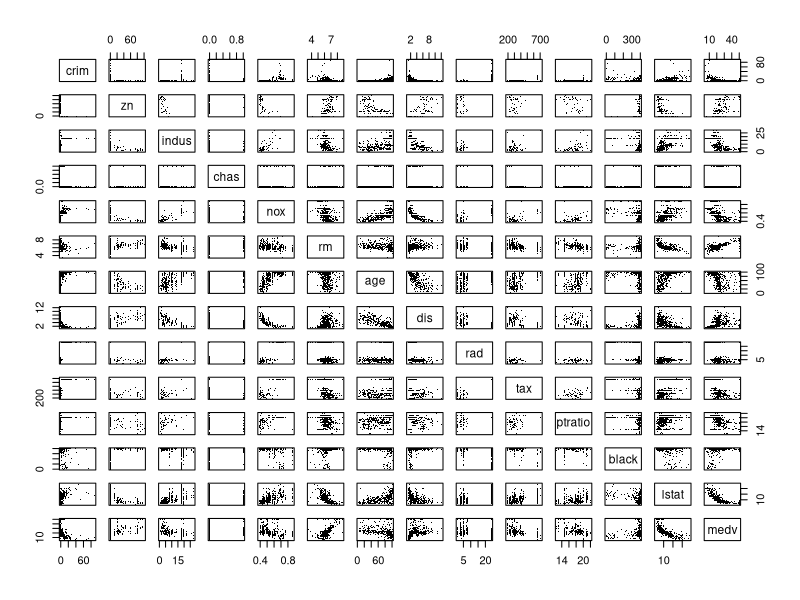
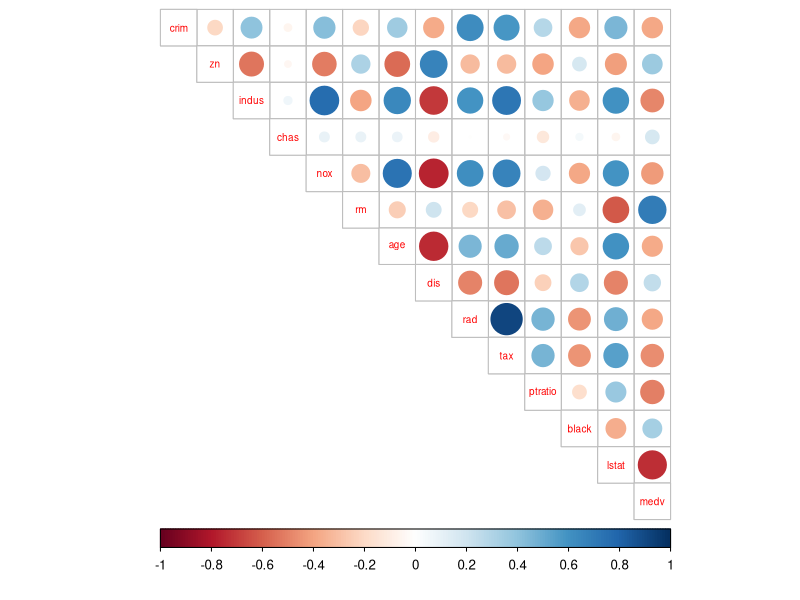
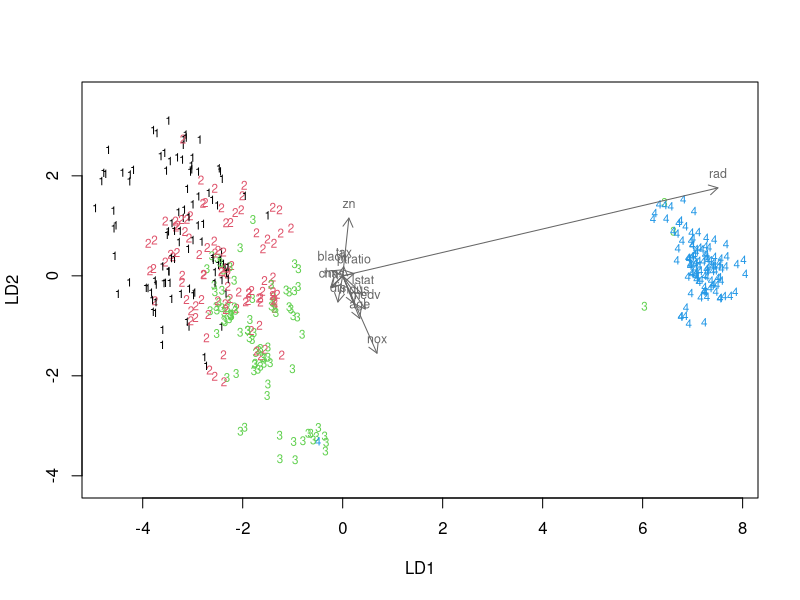
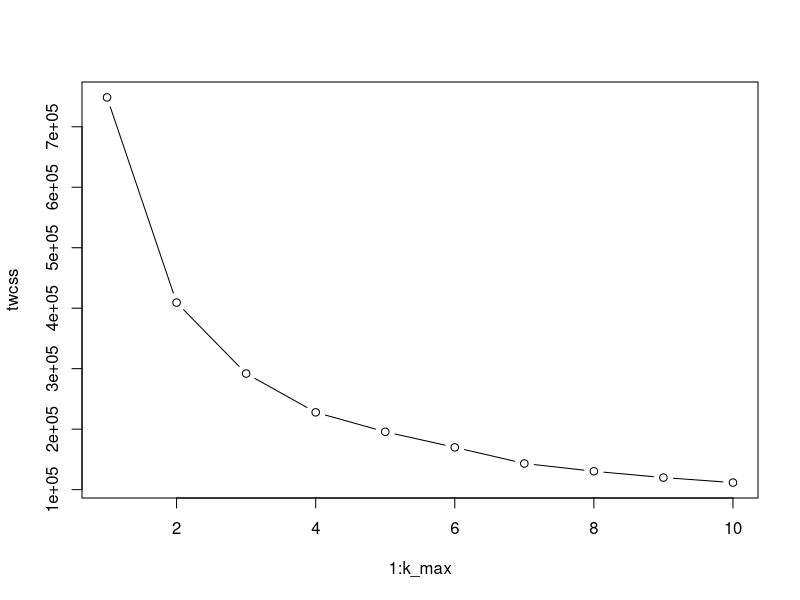
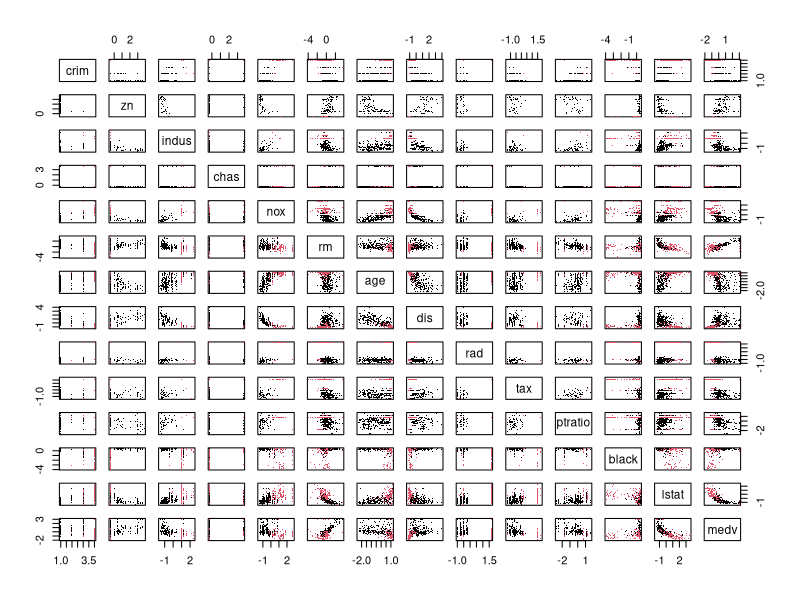

Source code (R) for these figures, in order:
## ---- chunk 1
# Load Boston data
library(dplyr)
library(MASS)
data(Boston)

# Structure and dimensions
str(Boston)
## ---- chunk 2
summary(Boston)
## ---- chunk 3
# Pairplot
pairs(Boston, cex=0.1, pch=16)
## ---- chunk 4
# Correlation matrix and visualization
library(tidyr)
library(corrplot)
cor_matrix<-cor(Boston) 
corrplot(cor_matrix, method="circle", type="upper", cl.pos="b", tl.pos="d", tl.cex=0.6)
## ---- chunk 5
# Scaling
bs <- as.data.frame(scale(Boston))
summary(bs)
## ---- chunk 6
# Transform 'crim' to a categorical variable
bs$crim <- cut(bs$crim, breaks = quantile(bs$crim), include.lowest = TRUE, labels = c("low", "med_low", "med_high", "high"))

# Look at the table of the new factor crim
table(bs$crim)
## ---- chunk 7
ind <- sample(nrow(bs), nrow(bs)*0.8)
train <- bs[ind,]
test <- bs[-ind,]
## ---- chunk 8
# Linear discriminant analysis
set.seed(123)
lda.fit <- lda(formula=as.numeric(crim) ~ ., data = train)

# print the lda.fit object
lda.fit
## ---- chunk 9
# the function for lda biplot arrows
lda.arrows <- function(x, myscale = 1, arrow_heads = 0.1, color = "red", tex = 0.75, choices = c(1,2)){
  heads <- coef(x)
  arrows(x0 = 0, y0 = 0,
         x1 = myscale * heads[,choices[1]],
         y1 = myscale * heads[,choices[2]], col=color, length = arrow_heads)
  text(myscale * heads[,choices], labels = row.names(heads),
       cex = tex, col=color, pos=3)
}

# plot the lda results
classes <- as.numeric(train$crim)
plot(lda.fit, dimen = 2, col = classes)
lda.arrows(lda.fit, myscale = 2, col = "#666666")
## ---- chunk 10
# save and remove categorical crime data from test data
crime <- test$crim
test <- dplyr::select(test, -crim)

# predict classes with test data
lda.pred <- predict(lda.fit, newdata = test)

# cross tabulate the results
table(correct = as.numeric(crime), predicted = lda.pred$class)
## ---- chunk 11
# load MASS and Boston
data('Boston')
bs2 <- as.data.frame(scale(Boston))

# euclidean distance matrix
dist_eu <- dist(bs2)
## ---- chunk 12
km <-kmeans(dist_eu, centers = 5)
## ---- chunk 13
# determine the initial number of clusters
k_max <- 10

# calculate the total within sum of squares
set.seed(123)
twcss <- sapply(1:k_max, function(k){kmeans(dist_eu, k)$tot.withinss})

# visualize the results
plot(1:k_max, twcss, type='b')
## ---- chunk 14
# Optimal number of clusters is when the total of within cluster sum of squares drops drastically
# -> 2 clusters
km <-kmeans(dist_eu, centers = 2)

# plot the scaled Boston dataset with clusters
pairs(bs, col = km$cluster,  cex=0.1, pch=16)
